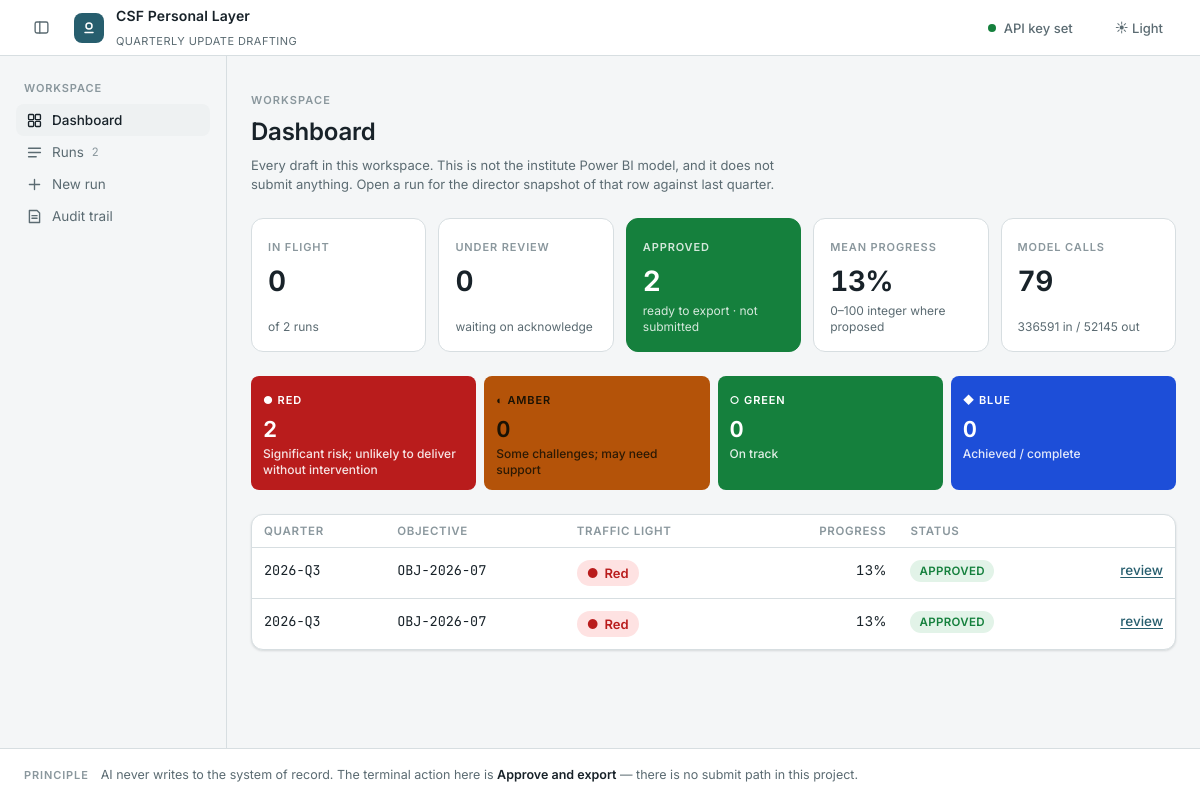
/dashboard, run on the app's committed database.
### tables this page shows
CREATE TABLE runs (
    thread_id        TEXT PRIMARY KEY,
    created_at       TEXT,
    updated_at       TEXT,
    status           TEXT,
    quarter          TEXT,
    objective_id     TEXT,
    objective_title  TEXT,
    as_of            TEXT,
    model            TEXT,
    evidence_count   INTEGER,
    traffic_light    TEXT,
    progress_percent INTEGER,
    staged_at        TEXT
);

### app/main.py (the view)
@app.get("/dashboard", response_class=HTMLResponse)
async def product_dashboard(request: Request):
    index()
    runs = discover_runs()
    return render(
        request,
        "product.html",
        {
            "product": dashboard.from_workspace(runs, db.totals()),
            "runs": runs,
        },
        nav="product",
    )

### app/templates/product.html (shortened to what this page needs)
{% extends "base.html" %}
{% from "partials/macros.html" import tl_badge, calculating %}
{% block content %}
<div class="stack">
  <div>
    <div class="eyebrow" style="margin-bottom:var(--s1)">Workspace</div>
    <h1 class="page-title" style="margin-bottom:var(--s2)">Dashboard</h1>
    <p class="small muted" style="max-width:68ch">Every draft in this workspace. This is not the institute Power BI model, and it does not submit anything. Open a run for the director snapshot of that row against last quarter.</p>
  </div>
  {% if not product.run_count %}
    <div class="card empty">
      <h2>No runs yet</h2>
      <p>Start a run from the evidence folder and the traffic lights, progress figures and costs land here as they are derived.</p>
      <a class="btn btn-primary" href="/runs/new">New run</a>
    </div>
  {% else %}
    <div class="dash-tiles">
      <div class="dash-tile" tabindex="0" data-tip="{{ product.running_tip }}">
        <span class="dash-kicker">In flight</span>
        <span class="dash-value tnum">{{ product.running }}</span>
        <span class="dash-sub">of {{ product.run_count }} {{ "run" if product.run_count == 1 else "runs" }}</span>
      </div>
      <div class="dash-tile" tabindex="0" data-tip="{{ product.review_tip }}">
        <span class="dash-kicker">Under review</span>
        <span class="dash-value tnum">{{ product.review }}</span>
        <span class="dash-sub">waiting on acknowledge</span>
      </div>
      <div class="dash-tile{% if product.approved %} dash-fill-Green{% endif %}" tabindex="0" data-tip="{{ product.approved_tip }}">
        <span class="dash-kicker">Approved</span>
        <span class="dash-value tnum">{{ product.approved }}</span>
        <span class="dash-sub">ready to export · not submitted</span>
      </div>
      <div class="dash-tile" tabindex="0" data-tip="Average progress figure across drafts that have one. Denominators may not match.">
        <span class="dash-kicker">Mean progress</span>
        <span class="dash-value tnum">{% if product.mean_pg is not none %}{{ product.mean_pg }}%{% else %}—{% endif %}</span>
        <span class="dash-sub">0–100 integer where proposed</span>
      </div>
      <div class="dash-tile" tabindex="0" data-tip="{{ product.cost_tip }}">
        <span class="dash-kicker">Model calls</span>
        <span class="dash-value tnum">{{ product.calls }}</span>
        <span class="dash-sub">{{ product.tokens_in }} in / {{ product.tokens_out }} out</span>
      </div>
    </div>
    <div class="dash-legend" role="list" aria-label="Traffic lights across drafts">
      {% for item in product.lights %}
        <div class="dash-legend-item dash-fill-{{ item.value }}" role="listitem" tabindex="0"
             data-tip="{{ item.value }} — {{ item.anchor }}. {{ item.count }} {{ 'draft' if item.count == 1 else 'drafts' }}.">
          <span class="dash-kicker" style="color:inherit">{{ item.glyph }} {{ item.value }}</span>
          <span class="dash-value tnum" style="font-size:22px;line-height:26px">{{ item.count }}</span>
          <span class="dash-legend-anchor">{{ item.anchor }}</span>
        </div>
      {% endfor %}
    </div>
    <div class="card">
      <table class="tbl">
        <thead><tr><th>Quarter</th><th>Objective</th><th>Traffic light</th><th class="num">Progress</th><th>Status</th><th></th></tr></thead>
        <tbody>
          {% for run in product.runs %}
            <tr class="rowlink" data-action="open-run" data-href="/runs/{{ run.thread_id }}/dashboard" tabindex="0" role="link" aria-label="Open snapshot {{ run.quarter or run.thread_id }}">
              <td class="mono tnum nowrap">{{ run.quarter or run.thread_id }}</td>
              <td class="mono">{{ run.objective_id or "—" }}</td>
              <td>
                {%- if run.traffic_light -%}{{ tl_badge(run.traffic_light) }}
                {%- elif run.status == "running" -%}{{ calculating() }}
                {%- else -%}<span class="muted">—</span>{%- endif -%}
              </td>
              <td class="num tnum">{% if run.progress_percent is not none %}{{ run.progress_percent }}%{% elif run.status == "running" %}{{ calculating() }}{% else %}—{% endif %}</td>
              <td>
                {%- if run.status == "running" -%}<span class="pill pill-status run">running</span>
                {%- elif run.status == "failed" -%}<span class="pill pill-status fail">failed</span>
                {%- elif run.status == "staged" -%}<span class="pill pill-status ok">approved</span>
                {%- else -%}<span class="pill pill-status">{{ run.status or "draft" }}</span>{%- endif -%}
              </td>
              <td class="num"><a class="link-btn tiny" href="/runs/{{ run.thread_id }}">review</a></td>
            </tr>
          {% endfor %}
        </tbody>
      </table>
    </div>
  {% endif %}
</div>
{% endblock %}

### app/templates/base.html (shortened to what this page needs)
<!doctype html>
<html lang="en" class="no-js{% if theme == 'dark' %} dark{% endif %}">
<head>
</head>
<body>
{% macro side_icon(name) %}
  <span class="side-ico" aria-hidden="true"><svg viewBox="0 0 20 20" fill="none" stroke="currentColor" stroke-width="1.6" stroke-linecap="round" stroke-linejoin="round">{{ paths.get(name, "") | safe }}</svg></span>
{% endmacro %}
<div id="app">
  <header class="app-header">
    <button class="hbtn hbtn-icon" data-action="toggle-sidebar" aria-label="Collapse or expand the sidebar" title="Collapse or expand the sidebar">
      <svg width="17" height="17" viewBox="0 0 20 20" fill="none" stroke="currentColor" stroke-width="1.6" stroke-linecap="round" stroke-linejoin="round"><rect x="2.5" y="3.5" width="15" height="13" rx="2"/><path d="M8 3.5v13"/></svg>
    </button>
    <a class="brand" href="/">
      <span class="brand-mark" aria-hidden="true"><svg width="16" height="16" viewBox="0 0 32 32"><circle cx="16" cy="12" r="6" fill="none" stroke="#fff" stroke-width="3"/><path d="M8 25h16" stroke="#fff" stroke-width="3" stroke-linecap="round"/></svg></span>
      <span><span class="brand-name">CSF Personal Layer</span><br><span class="brand-sub">Quarterly update drafting</span></span>
    </a>
    <button class="hbtn" data-action="open-settings"><span class="key-dot{% if has_key %} ok{% endif %}" aria-hidden="true"></span>{% if has_key %}API key set{% else %}Add API key{% endif %}</button>
    <button class="hbtn" data-action="toggle-theme" aria-label="Toggle theme">☾ Dark</button>
  </header>
  <div class="app-body">
    <nav class="sidebar" aria-label="Sections">
      <div class="side-group">
        <div class="side-label">Workspace</div>
        <a class="side-link{% if nav == 'product' %} active{% endif %}" href="/dashboard" title="Dashboard">{{ side_icon("dashboard") }}<span class="side-text">Dashboard</span></a>
        <a class="side-link{% if nav == 'runs' %} active{% endif %}" href="/" title="Runs">{{ side_icon("runs") }}<span class="side-text">Runs</span><span class="mono side-text">{{ run_count or '' }}</span></a>
        <a class="side-link{% if nav == 'new' %} active{% endif %}" href="/runs/new" title="New run">{{ side_icon("new") }}<span class="side-text">New run</span></a>
        <a class="side-link{% if nav == 'workspace-audit' %} active{% endif %}" href="/audit" title="Audit trail">{{ side_icon("audit") }}<span class="side-text">Audit trail</span></a>
      </div>
    </nav>
    <div class="workspace">
      <main class="main"><div class="content">{% block content %}{% endblock %}</div></main>
    </div>
  </div>
  <footer class="app-footer">
    <div class="app-footer-inner">
      <span class="footer-label">Principle</span>
      <span>AI never writes to the system of record. The terminal action here is <b>Approve and export</b> — there is no submit path in this project.</span>
    </div>
  </footer>
</div>
</body>
</html>

### app/templates/partials/macros.html (shortened to what this page needs)
{% set TL_GLYPH = {"Red": "●", "Amber": "◐", "Green": "○", "Blue": "◆"} %}
{% macro tl_badge(value, lg=False) %}
  {%- if not value -%}<span class="muted">—</span>
  {%- else -%}<span class="badge {% if lg %}badge-lg {% endif %}tl-{{ value }}"><span class="glyph" aria-hidden="true">{{ TL_GLYPH.get(value, "•") }}</span>{{ value }}</span>
  {%- endif -%}
{% endmacro %}

### data on the page
runs: quarter "2026-Q3", objective "OBJ-2026-07", get "●", traffic_light "Red", progress_percent "13", status "APPROVED"
runs: quarter "2026-Q3", objective "OBJ-2026-07", get "●", traffic_light "Red", progress_percent "13", status "APPROVED"

### other printed values
{{ run_count or '' }} "2"
{{ product.running }} "0"
{{ product.run_count }} "2"
{{ "run" if product.run_count == 1 else "runs" }} "runs"
{{ product.review }} "0"
{{ product.approved }} "2"
{{ product.mean_pg }} "13"
{{ product.calls }} "79"
{{ product.tokens_in }} "336591"
{{ product.tokens_out }} "52145"
{{ item.glyph }} "●" "◐" "○" "◆"
{{ item.value }} "RED" "AMBER" "GREEN" "BLUE"
{{ item.count }} "2" "0" "0" "0"
{{ item.anchor }} "Significant risk; unlikely to deliver without intervention" "Some challenges; may need support" "On track" "Achieved / complete"
